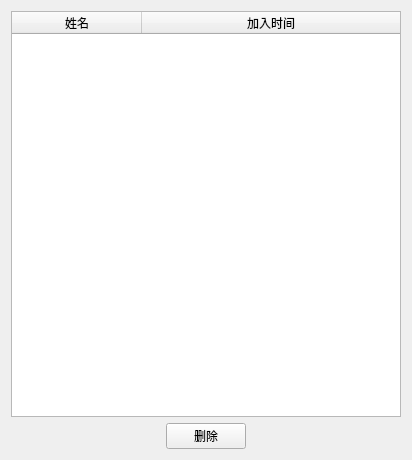
<?xml version="1.0" encoding="UTF-8"?>
<ui version="4.0">
 <class>FeatureLibWidgetClass</class>
 <widget class="QWidget" name="FeatureLibWidgetClass">
  <property name="geometry">
   <rect>
    <x>0</x>
    <y>0</y>
    <width>412</width>
    <height>460</height>
   </rect>
  </property>
  <property name="minimumSize">
   <size>
    <width>350</width>
    <height>460</height>
   </size>
  </property>
  <property name="maximumSize">
   <size>
    <width>9999</width>
    <height>9999</height>
   </size>
  </property>
  <property name="windowTitle">
   <string>特征库</string>
  </property>
  <layout class="QGridLayout" name="gridLayout">
   <item row="0" column="0">
    <layout class="QVBoxLayout" name="verticalLayout">
     <item>
      <widget class="QTableWidget" name="tableWidget">
       <property name="editTriggers">
        <set>QAbstractItemView::NoEditTriggers</set>
       </property>
       <property name="selectionMode">
        <enum>QAbstractItemView::ExtendedSelection</enum>
       </property>
       <property name="selectionBehavior">
        <enum>QAbstractItemView::SelectRows</enum>
       </property>
       <property name="verticalScrollMode">
        <enum>QAbstractItemView::ScrollPerItem</enum>
       </property>
       <property name="showGrid">
        <bool>false</bool>
       </property>
       <property name="gridStyle">
        <enum>Qt::DashLine</enum>
       </property>
       <property name="sortingEnabled">
        <bool>true</bool>
       </property>
       <property name="wordWrap">
        <bool>false</bool>
       </property>
       <property name="cornerButtonEnabled">
        <bool>true</bool>
       </property>
       <property name="rowCount">
        <number>0</number>
       </property>
       <property name="columnCount">
        <number>2</number>
       </property>
       <attribute name="horizontalHeaderVisible">
        <bool>true</bool>
       </attribute>
       <attribute name="horizontalHeaderCascadingSectionResizes">
        <bool>false</bool>
       </attribute>
       <attribute name="horizontalHeaderDefaultSectionSize">
        <number>130</number>
       </attribute>
       <attribute name="horizontalHeaderShowSortIndicator" stdset="0">
        <bool>true</bool>
       </attribute>
       <attribute name="horizontalHeaderStretchLastSection">
        <bool>true</bool>
       </attribute>
       <attribute name="verticalHeaderVisible">
        <bool>false</bool>
       </attribute>
       <attribute name="verticalHeaderDefaultSectionSize">
        <number>30</number>
       </attribute>
       <attribute name="verticalHeaderHighlightSections">
        <bool>true</bool>
       </attribute>
       <attribute name="verticalHeaderMinimumSectionSize">
        <number>25</number>
       </attribute>
       <attribute name="verticalHeaderShowSortIndicator" stdset="0">
        <bool>false</bool>
       </attribute>
       <attribute name="verticalHeaderStretchLastSection">
        <bool>false</bool>
       </attribute>
       <column>
        <property name="text">
         <string>姓名</string>
        </property>
       </column>
       <column>
        <property name="text">
         <string>加入时间</string>
        </property>
        <property name="font">
         <font>
          <kerning>true</kerning>
         </font>
        </property>
       </column>
      </widget>
     </item>
     <item>
      <layout class="QHBoxLayout" name="horizontalLayout">
       <item>
        <spacer name="horizontalSpacer">
         <property name="orientation">
          <enum>Qt::Horizontal</enum>
         </property>
         <property name="sizeHint" stdset="0">
          <size>
           <width>40</width>
           <height>20</height>
          </size>
         </property>
        </spacer>
       </item>
       <item>
        <widget class="QPushButton" name="pushButton_deleteFeature">
         <property name="text">
          <string>删除</string>
         </property>
        </widget>
       </item>
       <item>
        <spacer name="horizontalSpacer_2">
         <property name="orientation">
          <enum>Qt::Horizontal</enum>
         </property>
         <property name="sizeHint" stdset="0">
          <size>
           <width>40</width>
           <height>20</height>
          </size>
         </property>
        </spacer>
       </item>
      </layout>
     </item>
    </layout>
   </item>
  </layout>
 </widget>
 <resources/>
 <connections/>
</ui>
